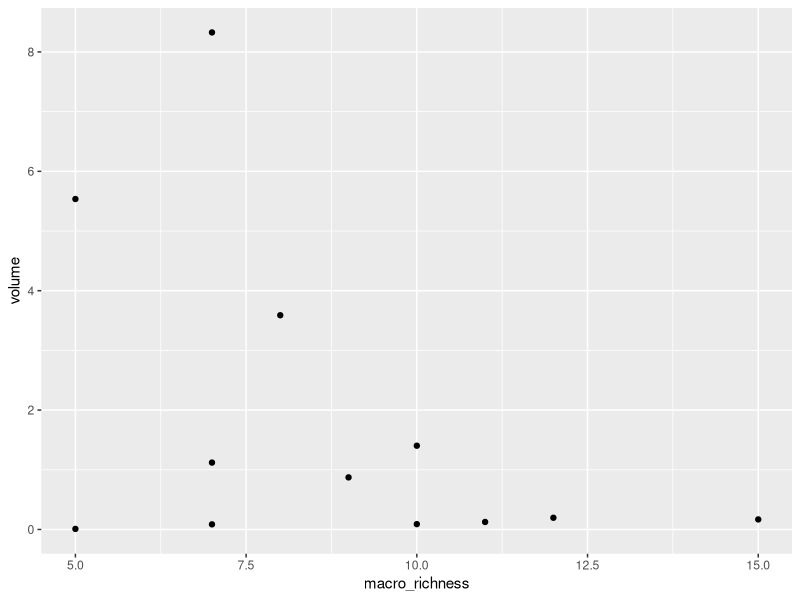
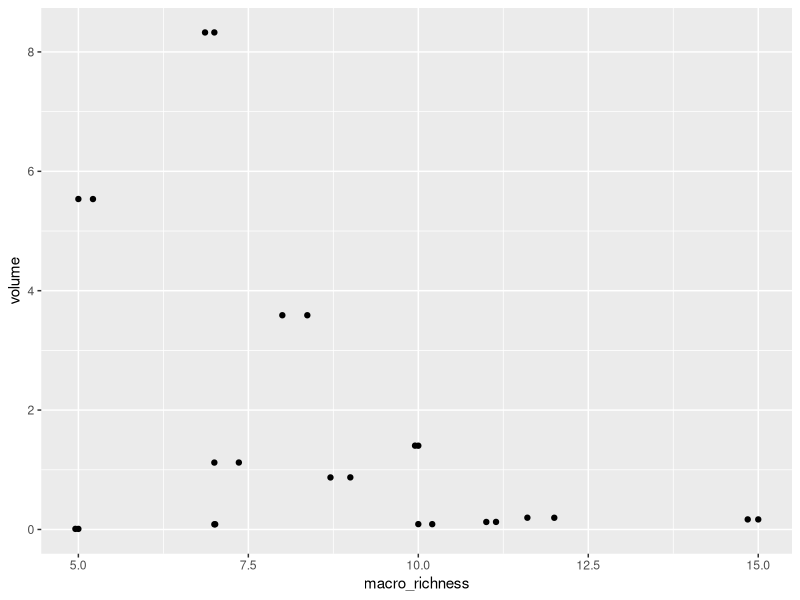
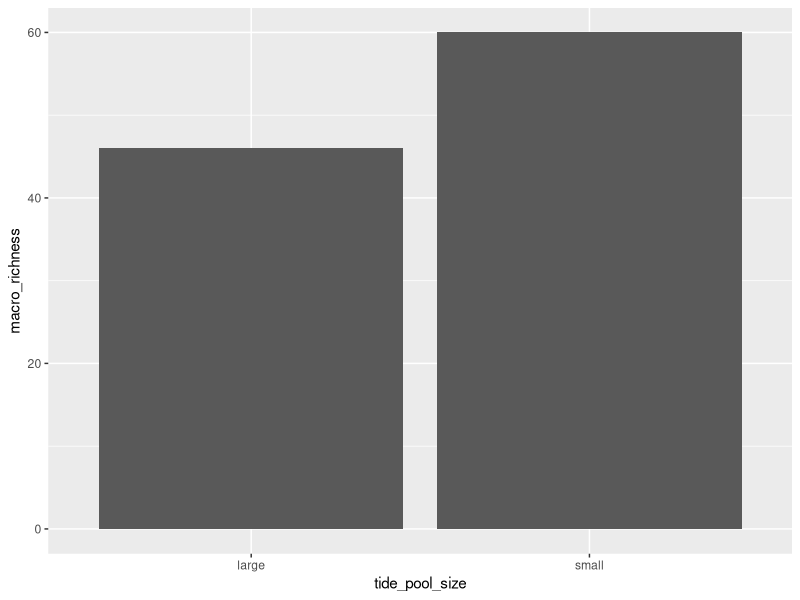
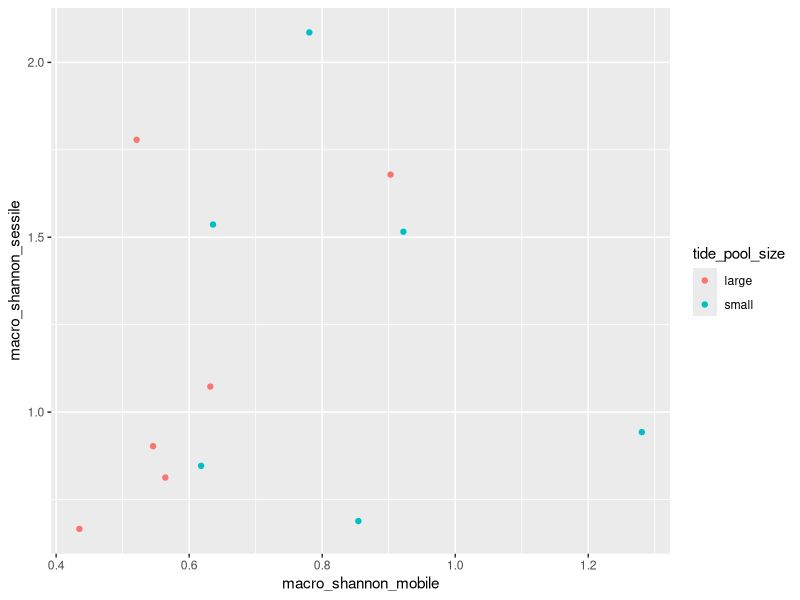
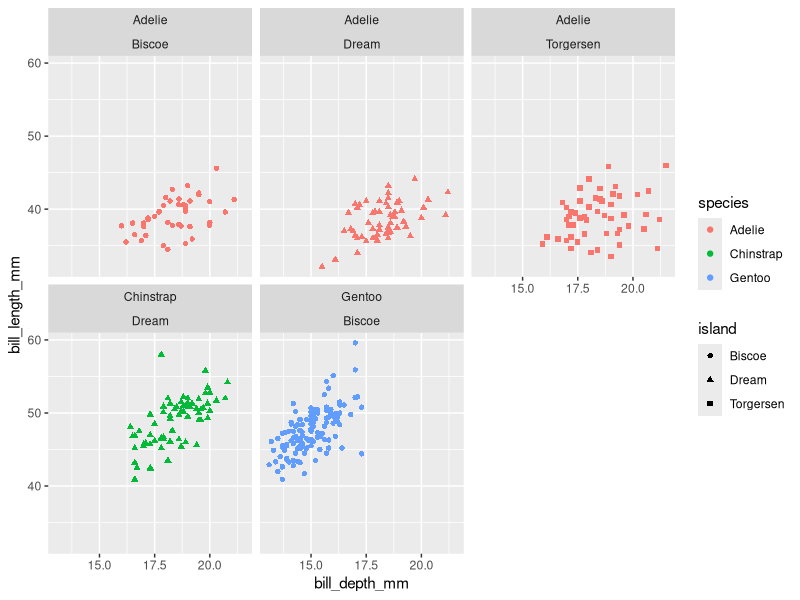
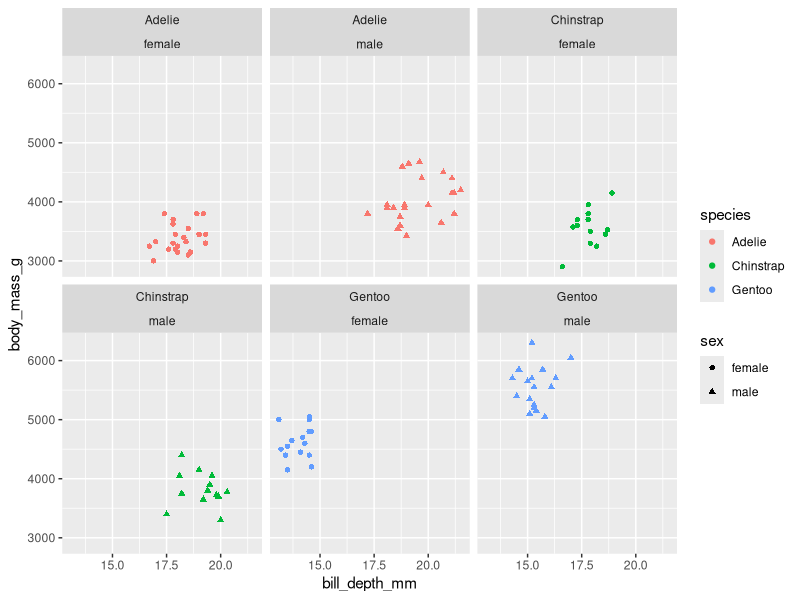
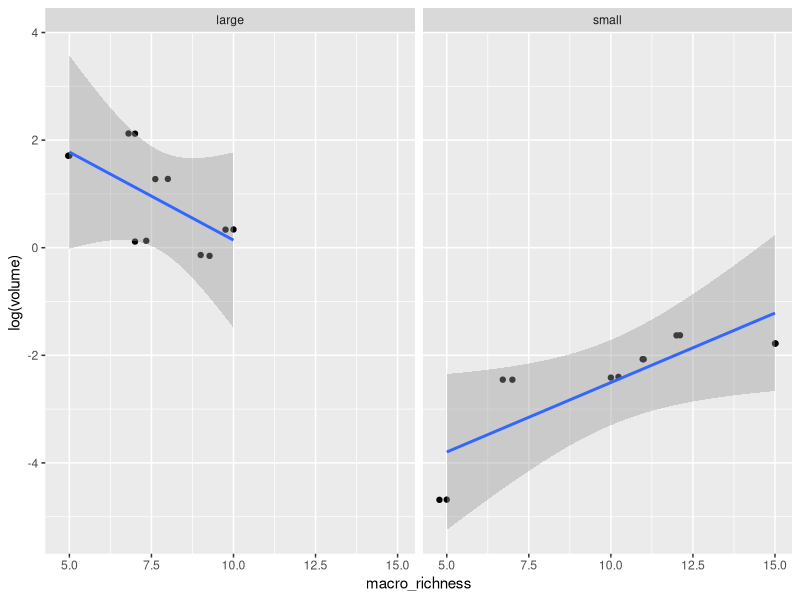

Generate these figures, in order, with R:
## ---- chunk 1
knitr::opts_chunk$set(echo = TRUE)
## ---- chunk 2
getwd()
#setwd("/Users/loganstory/Desktop/PhD/Teaching/R Bootcamp/R-bootcamp") # should be students wd

library(palmerpenguins)

# data should have a descrptive data frame object name later down the line, but saved as 'data' for now
data <- read.csv("metadata_tidepool.csv")
## ---- chunk 3
summary(data)
head(data)
tail(data)
## ---- chunk 4
class(data$TidePoolSize)
## ---- chunk 5
tide_pool_data <- read.csv("metadata_tidepool.csv") # new name should be descriptive and lowercase
## ---- chunk 6
names(tide_pool_data) <- c("pool_number",             # all columns should be using all lowercase
                           "volume", 
                           "tide_pool_size", 
                           "macro_shannon_sessile",
                           "macro_shannon_mobile",
                           "macro_shannon_mean",
                           "macro_richness",
                           "macro_autotroph",
                           "macro_heterotroph")
## ---- chunk 7
library(tidyverse) # if this step is done consecutively, awesome! If not, no worries
library(dplyr)
## ---- chunk 8
filter(tide_pool_data, tide_pool_size == "large" & macro_richness >= 7)
## ---- chunk 9
filter(penguins, !year %in% 2007 & sex == "male" & island == "Biscoe")
## ---- chunk 10
arrange(penguins, desc(is.na(sex)))
## ---- chunk 11
arrange(tide_pool_data, desc(macro_shannon_mean), desc(macro_richness))
## ---- chunk 12
(tide_pool_subset <- select(tide_pool_data,          # bonus if each line (yay tidy code practices!!)
                           pool_number, 
                           macro_shannon_sessile, 
                           macro_shannon_mobile, 
                           macro_richness))
## ---- chunk 13
arrange(tide_pool_subset, desc(pool_number))
## ---- chunk 14
tide_pool_data <- read.csv("metadata_tidepool.csv")
## ---- chunk 15
tide_pool_data <- rename(tide_pool_data,               # df can be renamed, or overwrite previous df
       pool_number = Pool_number,
       volume = Volume,
       tide_pool_size = TidePoolSize,
       macro_shannon_sessile = macro_Shannon_sessile,
       macro_shannon_mobile = macro_Shannon_mobile,
       macro_shannon_mean = macro_Shannon_mean,
       macro_richness = macro_Richness,
       macro_autotroph = macro_Autotroph,
       macro_heterotroph = macro_Heterotroph)
## ---- chunk 16
mutate(tide_pool_subset,
       macro_shannon_combined = macro_shannon_sessile + macro_shannon_mobile)
## ---- chunk 17
(tide_pool_subset_2 <- tide_pool_data %>%
  select(macro_shannon_sessile, macro_shannon_mobile, tide_pool_size) %>% # optional step
  group_by(tide_pool_size) %>%
  mutate(mean_mobile = mean(macro_shannon_mobile),
         mean_sessile = mean(macro_shannon_sessile)))
## ---- chunk 18
penguins_bills <- penguins %>%
  select(species, bill_length_mm, bill_depth_mm, year) %>%
  filter(species == "Chinstrap") %>%
  group_by(year) %>%                                        # important to group by AFTER filtering
  mutate(mean_bill_length = mean(bill_length_mm),
         mean_bill_depth = mean(bill_depth_mm))
## ---- chunk 19
ggplot(tide_pool_data, aes(x = macro_richness, y = volume)) +  # doesn't matter what order x/y is in
  geom_point()

ggplot(tide_pool_data, aes(x = macro_richness, y = volume)) +  
  geom_point() +
  geom_jitter()   # student should add geom_jitter() call to second plot, better if comments to the code are added
## ---- chunk 20
ggplot(data = tide_pool_data, aes(x = tide_pool_size, y = macro_richness)) +
  geom_bar(stat = 'identity')
## ---- chunk 21
?geom_bar
?geom_col
## ---- chunk 22
ggplot(data = tide_pool_data, aes(x = macro_shannon_mobile, y = macro_shannon_sessile, 
                                  color = tide_pool_size)) + # better is color layer is on seperate line
  geom_point()
## ---- chunk 23
ggplot(data = penguins, aes(x = bill_depth_mm, y = bill_length_mm,
                            color = species, shape = island)) + # optional, but HIGHLY reccomended
  geom_point() +
  facet_wrap(species ~ island)
## ---- chunk 24
penguins %>%
  drop_na() %>%                                       # this should be included!!!!!!!
  filter(year %in% c(2007)) %>%                       # can also be 'year == 2007'
  ggplot(aes(x = bill_depth_mm, y = body_mass_g, 
             color = species, shape = sex)) +         # additional aesthetics encouraged
  geom_point() +
  facet_wrap(species ~ sex)                           # can be in either order
## ---- chunk 25
ggplot(data = tide_pool_data, aes(x = macro_richness, 
                                  y = log(volume))) +                # log should be on volume axis
  geom_point() +
  geom_jitter() +
  facet_wrap(~ tide_pool_size) +                                     # step needs to come BEFORE smooth
  geom_smooth(method = 'lm')                                         # can include se if wanted
